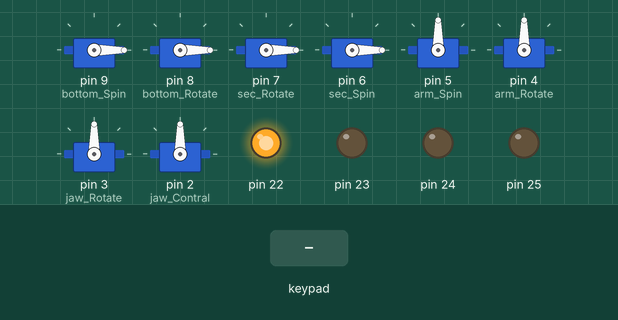
A sketch run on a simulated Arduino Mega 2560, built with avr-gcc and run on an emulated ATmega2560. Parts: 8 × servo, output pins drawn as LEDs (lit = HIGH). Dashed ring = blinking. The inputs (shaded band) are chosen by the test bench.

Above: at 1.2 s.
1.3 s: key '-' pressed
At 2.7 s:
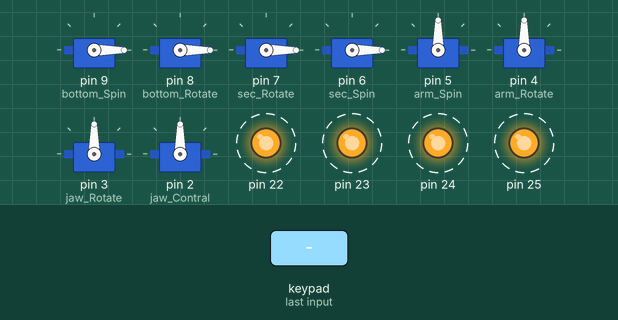
4.3 s: key 'U' pressed
At 5.0 s:
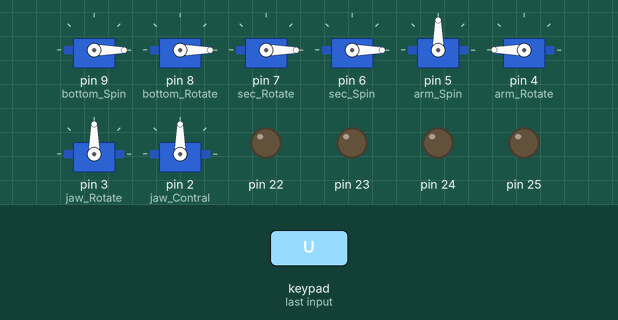
5.8 s: key 'D' pressed
At 6.6 s:
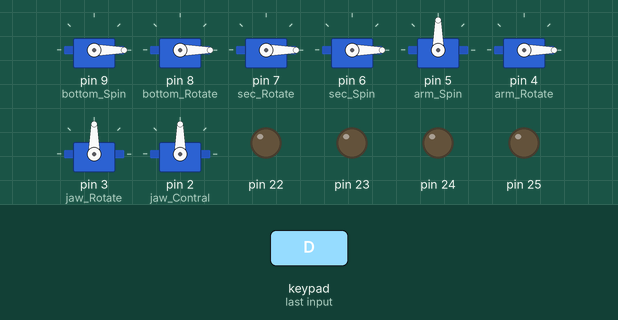
7.3 s: key 'L' pressed
At 8.3 s:
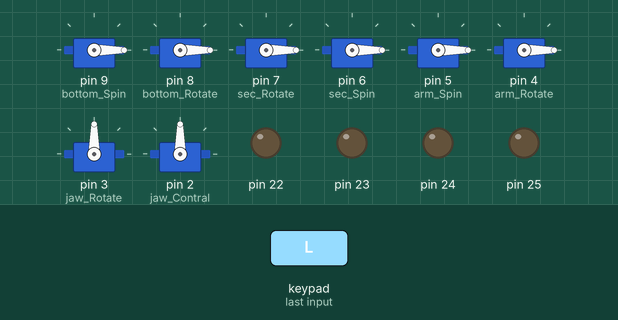
8.8 s: key 'R' pressed
At 10.0 s:
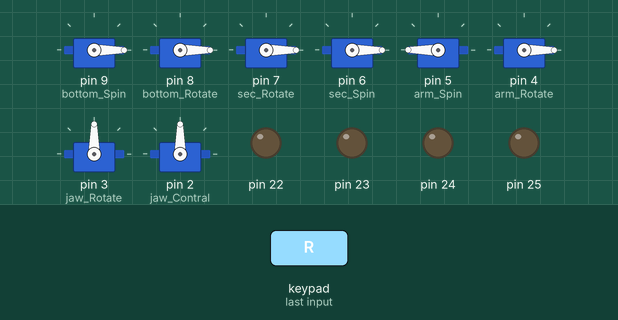
10.3 s: key 'T' pressed
At 11.2 s:
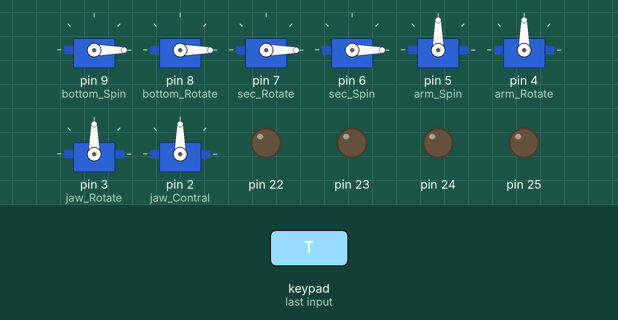
Timing chart, 0 to 17.8 s (numbered marks = the images above; inputs shaded):
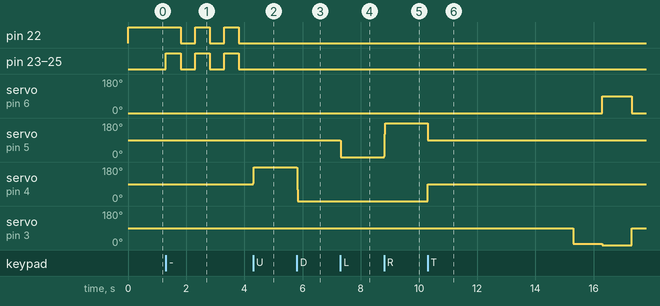

The sketch:

02.ino
```cpp
#include "PS2X_lib.h"
#include <Servo.h>

PS2X ps2x;
Servo bottom_Spin;
Servo bottom_Rotate;
Servo sec_Rotate;
Servo sec_Spin;
Servo arm_Spin;
Servo arm_Rotate;
Servo jaw_Contral;
Servo jaw_Rotate;

 int error=0;
 byte type=0;
 byte vibrate=0;
 unsigned long ps2x_tick = 0;  // 宣告計時參數

void setup() {

  bottom_Spin.attach(9);  //大臂旋轉
  bottom_Rotate.attach(8);//大臂自轉
  sec_Rotate.attach(7);   //二臂旋轉
  sec_Spin.attach(6);     //二臂自轉
  arm_Spin.attach(5);     //手腕自轉
  arm_Rotate.attach(4);   //手腕旋轉
  jaw_Rotate.attach(3);   //夾爪自轉
  jaw_Contral.attach(2);  //夾爪控制
  pinMode(22,OUTPUT);
  pinMode(23,OUTPUT);
  pinMode(24,OUTPUT);
  pinMode(25,OUTPUT);


 Serial.begin(9600);
  // 控制器接腳設置並驗證是否有錯誤:  GamePad(時脈腳位, 命令腳位, 選取腳位, 資料腳位, 是否支援類比按鍵, 是否支援震動)
  error = ps2x.config_gamepad(13,11,10,12, true, true);

 if(error == 0) { // 如果控制器連接沒有問題，就顯示底下的訊息。
   digitalWrite(22,HIGH);
 }

  else if(error == 1){ // 找不到控制器，顯示底下的錯誤訊息。
   digitalWrite(23,HIGH);
  }
  else if(error == 2)  {// 發現控制器，但不接受命令，請參閱程式作者網站的除錯說明。
   digitalWrite(24,HIGH);
  }
  else if(error == 3){ // 控制器拒絕進入類比感測壓力模式，或許是此控制器不支援的緣故。
   digitalWrite(25,LOW);;
  }
}

int jawr=90; //馬達角度
int jawc=90;
int armr=90;
int arms=90;
int secs=90;
int secr=90;
int botr=90;
int bots=90;

int ss=analogRead(PSS_RX);
int sr=analogRead(PSS_RY);
int bs=analogRead(PSS_LX);
int br=analogRead(PSS_LY);


int set_nember=1;

int jawr_set[]={1,2,3,4,5,6};  //自動重複
int jawc_set[]={1,2,3,4,5,6};
int armr_set[]={1,2,3,4,5,6};
int arms_set[]={1,2,3,4,5,6};
int secs_set[]={1,2,3,4,5,6};
int secr_set[]={1,2,3,4,5,6};
int botr_set[]={1,2,3,4,5,6};
int bots_set[]={1,2,3,4,5,6};


void loop() {
    if(error == 1) // 如果沒發現任何控制器，則跳出迴圈。
  return;
    ps2x.read_gamepad(false, 0);

  if(ps2x.ButtonPressed(PSB_START)==true){          // 系統歸零 *角度代設定*
      bottom_Spin.write(90);
      bottom_Rotate.write(90);
      sec_Rotate.write(90);
      sec_Spin.write(90);
      arm_Spin.write(90);
      arm_Rotate.write(90);
      jaw_Rotate.write(90);
      jaw_Contral.write(90);

      jawc=90;
      jawr=90;
      armr=90;
      arms=90;
      secs=90;
      secr=90;
      botr=90;
      bots=90;
    }

   secs=map(ss, 0, 255,0,180); //二臂旋轉
   sec_Spin.write(secs);
   secr=map(sr, 0, 255,0,180); //二臂自轉
   sec_Rotate.write(secr);

   bots=map(bs, 0, 255,0,180); //大臂旋轉
   bottom_Spin.write(bots);
   botr=map(br, 0, 255,0,180); //大臂自轉
   bottom_Rotate.write(botr);


   if(ps2x.ButtonPressed(PSB_R2)==true){ //夾爪合，待確認
      if(jawc<180){
        jawc=jawc+1;
        jaw_Contral.write(jawc);
        delay(50);
      }
      digitalWrite(23,HIGH);
      delay(1000);
      digitalWrite(23,LOW);
   }
   if(ps2x.ButtonPressed(PSB_L2)==true){ //夾爪開，待確認
      if(jawc>0){
        jawc=jawc-1;
        jaw_Contral.write(jawc);
      }
   }
   if(ps2x.Button(PSB_PAD_LEFT)){ //手腕旋轉
      if(arms>0){
        arms=arms-5;
        arm_Spin.write(arms);
      }
   }
    if(ps2x.Button(PSB_PAD_RIGHT)){
       if(arms<180){
          arms=arms+5;
         arm_Spin.write(arms);
      }
   }
   if(ps2x.Button(PSB_PAD_UP)){ //手腕上下擺動
       if(armr<180){
          armr=armr+5;
         arm_Rotate.write(armr);
      }
   }
   if(ps2x.Button(PSB_PAD_DOWN)){
       if(armr>0){
          armr=armr-5;
         arm_Rotate.write(armr);
      }
   }
   if(ps2x.Button(PSB_R1)){ //手腕轉動
    if(jawr<180){
      jawr=jawr+5;
      jaw_Rotate.write(jawr);
    }
   }
   if(ps2x.Button(PSB_L1)){
    if(jawr>0){
      jawr=jawr-5;
      jaw_Rotate.write(jawr);
    }
   }

   if(ps2x.Button(PSB_SELECT)){        //連續做動設定
      if (set_nember<=6){
         jawr_set[set_nember]=jawr;
         jawc_set[set_nember]=jawc;
         armr_set[set_nember]=armr;
         arms_set[set_nember]=arms;
         secs_set[set_nember]=secs;
         secr_set[set_nember]=secr;
         bots_set[set_nember]=bots;
         botr_set[set_nember]=botr;
         set_nember++;
    }else{
     for(int set_error=1;set_error<=3;set_error++){
        digitalWrite(22,HIGH);
        digitalWrite(23,HIGH);
        digitalWrite(24,HIGH);
        digitalWrite(25,HIGH);
        delay(500);
        digitalWrite(22,LOW);
        digitalWrite(23,LOW);
        digitalWrite(24,LOW);
        digitalWrite(25,LOW);
        delay(500);
        }
      }
   }
   if(ps2x.ButtonPressed(PSB_GREEN)){                               //連續做動
    for(int repeat_time=1;repeat_time<=10;repeat_time++)
      for(int repeat=1;repeat<=set_nember;repeat++){
        bottom_Spin.write(bots_set[repeat]);
        bottom_Rotate.write(botr_set[repeat]);
        sec_Rotate.write(secr_set[repeat]);
        sec_Spin.write(secs_set[repeat]);
        arm_Spin.write(arms_set[repeat]);
        arm_Rotate.write(armr_set[repeat]);
        jaw_Rotate.write(jawr_set[repeat]);
        jaw_Contral.write(jawc_set[repeat]);
        delay(1000);
     }
   }

}
```

Measured:
- after the input at 1.3 s, pin 22: alternates HIGH for 0.50 s and LOW for 0.50 s, starting after 0.51 s; pin 23–25: alternates HIGH for 0.50 s and LOW for 0.50 s, starting at once
- after the input at 4.3 s, servo on pin 4 (arm_Rotate): 90° → 180° at once
- after the input at 5.8 s, servo on pin 4 (arm_Rotate): 180° → 0° at once
- after the input at 7.3 s, servo on pin 5 (arm_Spin): 90° → 0° at once
- after the input at 8.8 s, servo on pin 5 (arm_Spin): 0° → 180° at once
- after the input at 10.3 s, servo on pin 6 (sec_Spin): 0° → 90° after 6.0 s, → 0° 1.0 s later; servo on pin 5 (arm_Spin): 180° → 90° at once; servo on pin 4 (arm_Rotate): 0° → 90° at once; servo on pin 3 (jaw_Rotate): 90° → 7° after 5.0 s, → 0° 1.0 s later, → 90° 1.0 s later
